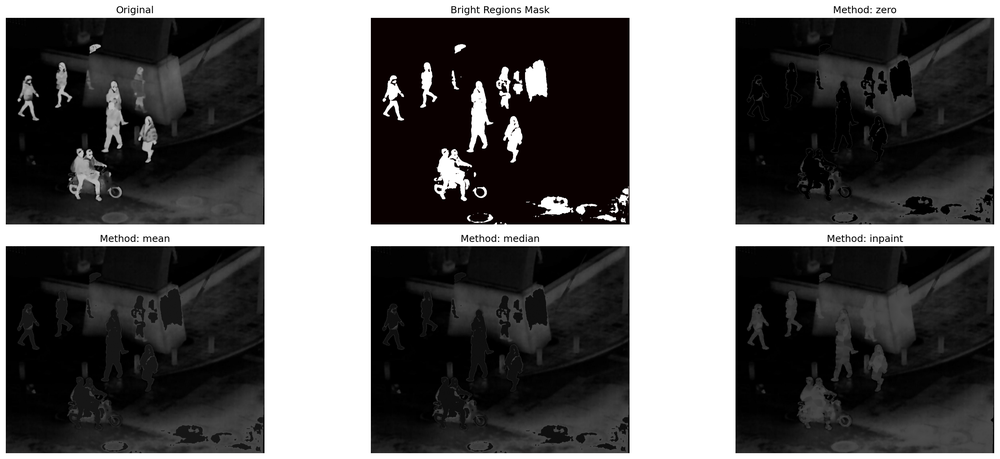
#> input picture model/test/pixel_analysis/methods_comparison.png, 1000 x 459 px, shrunk from 2575 x 1182 before the run
$ python analyze_pixel_values.py --image pixel_analysis/methods_comparison.png
#> lines starting #> are read from the running program, lines starting #| are printed output that depends on the picture; after the words box and inside, x2 and y2 are one past the last pixel; in counts of white or black regions, pixels touching at a corner belong together
"""
像素值分析工具
用于分析图像中特定区域的像素值分布，并提供消除处理选项
"""

import sys
import os
import numpy as np
from PIL import Image
import matplotlib.pyplot as plt
import cv2

# 添加项目路径
project_root = os.path.dirname(os.path.dirname(os.path.dirname(os.path.abspath(__file__))))
sys.path.append(project_root)


class PixelAnalyzer:
    def __init__(self, image_path, convert_mode='L'):
        """
        初始化像素分析器

        Args:
            image_path: 图像路径
            convert_mode: 转换模式 ('L' 为灰度, 'RGB' 为彩色)
        """
        self.image_path = image_path
        self.image = Image.open(image_path).convert(convert_mode)
        self.img_array = np.array(self.image).astype(np.float32) / 255.0
        self.convert_mode = convert_mode

        print(f"图像加载成功: {image_path}")
        print(f"图像尺寸: {self.image.size}")
        print(f"像素值范围: [{self.img_array.min():.4f}, {self.img_array.max():.4f}]")
        print(f"平均像素值: {self.img_array.mean():.4f}")
        print(f"标准差: {self.img_array.std():.4f}")

    def analyze_histogram(self, bins=256, save_path=None):
        """
        分析像素值直方图
        """
        plt.figure(figsize=(12, 5))

        if len(self.img_array.shape) == 2:  # 灰度图
            plt.subplot(1, 2, 1)
            hist, bin_edges = np.histogram(self.img_array, bins=bins, range=(0, 1))
            plt.bar(bin_edges[:-1], hist, width=1.0/bins, color='gray', alpha=0.7)
            plt.xlabel('Pixel Value (0-1)')
            plt.ylabel('Frequency')
            plt.title('Pixel Value Distribution')
            plt.grid(True, alpha=0.3)

            # 累积分布
            plt.subplot(1, 2, 2)
            cumsum = np.cumsum(hist)
            plt.plot(bin_edges[:-1], cumsum / cumsum[-1], color='blue')
            plt.xlabel('Pixel Value (0-1)')
            plt.ylabel('Cumulative Probability')
            plt.title('Cumulative Distribution')
            plt.grid(True, alpha=0.3)
        else:  # 彩色图
            colors = ['red', 'green', 'blue']
            for i, color in enumerate(colors):
                plt.subplot(1, 3, i+1)
                hist, bin_edges = np.histogram(self.img_array[:, :, i], bins=bins, range=(0, 1))
                plt.bar(bin_edges[:-1], hist, width=1.0/bins, color=color, alpha=0.7)
                plt.xlabel('Pixel Value (0-1)')
                plt.ylabel('Frequency')
                plt.title(f'{color.upper()} Channel')
                plt.grid(True, alpha=0.3)

        plt.tight_layout()

        if save_path:
            plt.savefig(save_path, dpi=150, bbox_inches='tight', facecolor='white')
            print(f"直方图已保存到: {save_path}")

        plt.show()

    def find_bright_regions(self, threshold=0.7, percentile=None):
        """
        找到亮区域（高像素值区域）

        Args:
            threshold: 像素值阈值（0-1）
            percentile: 使用百分位数代替固定阈值

        Returns:
            mask: 亮区域的二值掩码
        """
        if percentile is not None:
            threshold = np.percentile(self.img_array, percentile)
            print(f"使用百分位数 {percentile}%: 阈值 = {threshold:.4f}")
        else:
            print(f"使用固定阈值: {threshold:.4f}")

        if len(self.img_array.shape) == 2:  # 灰度图
            mask = self.img_array > threshold
        else:  # 彩色图，使用平均值
            gray = self.img_array.mean(axis=2)
            mask = gray > threshold

        bright_pixels = np.sum(mask)
        total_pixels = mask.size
        percentage = (bright_pixels / total_pixels) * 100

        print(f"亮区域像素数: {bright_pixels} / {total_pixels} ({percentage:.2f}%)")

        # 分析亮区域的统计信息
        if len(self.img_array.shape) == 2:
            bright_values = self.img_array[mask]
        else:
            bright_values = self.img_array[mask, :]

        if len(bright_values) > 0:
            print(f"亮区域像素值统计:")
            print(f"  最小值: {bright_values.min():.4f}")
            print(f"  最大值: {bright_values.max():.4f}")
            print(f"  平均值: {bright_values.mean():.4f}")
            print(f"  标准差: {bright_values.std():.4f}")
            print(f"  中位数: {np.median(bright_values):.4f}")

        return mask

    def analyze_percentiles(self):
        """
        分析不同百分位数的像素值
        """
        percentiles = [50, 75, 80, 85, 90, 95, 98, 99, 99.5, 99.9]

        print("\n像素值百分位数分析:")
        print("-" * 50)

        if len(self.img_array.shape) == 2:  # 灰度图
            for p in percentiles:
                value = np.percentile(self.img_array, p)
                count = np.sum(self.img_array >= value)
                percentage = (count / self.img_array.size) * 100
                print(f"P{p:5.1f}: {value:.4f}  (>= 此值的像素占 {percentage:.2f}%)")
        else:  # 彩色图
            print("RGB通道:")
            for i, channel in enumerate(['R', 'G', 'B']):
                print(f"\n{channel} 通道:")
                for p in percentiles:
                    value = np.percentile(self.img_array[:, :, i], p)
                    count = np.sum(self.img_array[:, :, i] >= value)
                    percentage = (count / self.img_array[:, :, i].size) * 100
                    print(f"  P{p:5.1f}: {value:.4f}  (>= 此值的像素占 {percentage:.2f}%)")

    def visualize_bright_regions(self, threshold=0.7, percentile=None, save_path=None):
        """
        可视化亮区域
        """
        mask = self.find_bright_regions(threshold=threshold, percentile=percentile)

        fig = plt.figure(figsize=(15, 5))

        # 原始图像
        plt.subplot(1, 3, 1)
        if len(self.img_array.shape) == 2:
            plt.imshow(self.img_array, cmap='gray', vmin=0, vmax=1)
        else:
            plt.imshow(self.img_array)
        plt.title('Original Image')
        plt.axis('off')

        # 亮区域掩码
        plt.subplot(1, 3, 2)
        plt.imshow(mask, cmap='hot')
        plt.title(f'Bright Regions (threshold={threshold:.2f})')
        plt.axis('off')

        # 叠加显示
        plt.subplot(1, 3, 3)
        if len(self.img_array.shape) == 2:
            plt.imshow(self.img_array, cmap='gray', vmin=0, vmax=1)
        else:
            plt.imshow(self.img_array)
        plt.imshow(mask, cmap='Reds', alpha=0.5)
        plt.title('Overlay')
        plt.axis('off')

        plt.tight_layout()

        if save_path:
            plt.savefig(save_path, dpi=150, bbox_inches='tight', facecolor='white')
            print(f"可视化结果已保存到: {save_path}")

        plt.show()

    def remove_bright_regions(self, threshold=0.7, percentile=None,
                             method='zero', replacement_value=0.0,
                             save_path=None):
        """
        移除亮区域

        Args:
            threshold: 像素值阈值
            percentile: 使用百分位数
            method: 移除方法
                - 'zero': 设置为0（黑色）
                - 'mean': 设置为图像平均值
                - 'median': 设置为图像中位数
                - 'value': 设置为指定值
                - 'inpaint': 使用图像修复算法
            replacement_value: 当method='value'时使用的替换值
            save_path: 保存路径

        Returns:
            处理后的图像数组
        """
        mask = self.find_bright_regions(threshold=threshold, percentile=percentile)
        img_processed = self.img_array.copy()

        if method == 'zero':
            replacement = 0.0
        elif method == 'mean':
            if len(self.img_array.shape) == 2:
                replacement = self.img_array[~mask].mean()
            else:
                replacement = self.img_array[~mask].mean(axis=0)
        elif method == 'median':
            if len(self.img_array.shape) == 2:
                replacement = np.median(self.img_array[~mask])
            else:
                replacement = np.median(self.img_array[~mask], axis=0)
        elif method == 'value':
            replacement = replacement_value
        elif method == 'inpaint':
            # 使用OpenCV的修复算法
            mask_uint8 = (mask * 255).astype(np.uint8)
            img_uint8 = (self.img_array * 255).astype(np.uint8)

            if len(self.img_array.shape) == 2:
                img_inpainted = cv2.inpaint(img_uint8, mask_uint8, 3, cv2.INPAINT_TELEA)
            else:
                img_inpainted = cv2.inpaint(img_uint8, mask_uint8, 3, cv2.INPAINT_TELEA)

            img_processed = img_inpainted.astype(np.float32) / 255.0
            print(f"使用修复算法处理亮区域")

            if save_path:
                self._save_image(img_processed, save_path)

            return img_processed
        else:
            raise ValueError(f"不支持的方法: {method}")

        # 应用替换
        img_processed[mask] = replacement

        print(f"使用方法 '{method}' 处理亮区域，替换值: {replacement}")

        if save_path:
            self._save_image(img_processed, save_path)

        return img_processed

    def _save_image(self, img_array, save_path):
        """保存图像"""
        img_uint8 = (np.clip(img_array, 0, 1) * 255).astype(np.uint8)

        if len(img_array.shape) == 2:
            img_pil = Image.fromarray(img_uint8, mode='L')
        else:
            img_pil = Image.fromarray(img_uint8, mode='RGB')

        img_pil.save(save_path)
        print(f"处理后的图像已保存到: {save_path}")

    # [55 lines left out: function compare_methods, not called in this run]


def main():
    """
    示例用法
    """
    import argparse

    parser = argparse.ArgumentParser(description='像素值分析和亮区域移除工具')
    parser.add_argument('--image', type=str, required=True, help='图像路径')
    parser.add_argument('--mode', type=str, default='L', choices=['L', 'RGB'],
                       help='图像模式: L(灰度) 或 RGB')
    parser.add_argument('--threshold', type=float, default=0.7,
                       help='亮区域阈值 (0-1)')
    parser.add_argument('--percentile', type=float, default=None,
                       help='使用百分位数代替固定阈值 (例如: 95)')
    parser.add_argument('--method', type=str, default='zero',
                       choices=['zero', 'mean', 'median', 'value', 'inpaint'],
                       help='移除方法')
    parser.add_argument('--value', type=float, default=0.0,
                       help='当method=value时的替换值')
    parser.add_argument('--save_dir', type=str, default='./analysis_output',
                       help='保存目录')
    parser.add_argument('--compare', action='store_true',
                       help='比较所有方法')

    args = parser.parse_args()

    # 创建保存目录
    os.makedirs(args.save_dir, exist_ok=True)

    # 初始化分析器
    print("="*60)
    print("像素值分析工具")
    print("="*60)
    analyzer = PixelAnalyzer(args.image, convert_mode=args.mode)
#| 图像尺寸: (1000, 459)
#| 像素值范围: [0.0000, 1.0000]
#| 平均像素值: 0.3648
#| 标准差: 0.4286

    # 分析百分位数
    print("\n" + "="*60)
    analyzer.analyze_percentiles()
#> the loop in analyze_percentiles, `for p in percentiles:` made 10 passes
#> (value, count, percentage) on passes 1 to 10: (0.118, 230313, 50.18), (1, 128573, 28.01), (1, 128573, 28.01), (1, 128573, 28.01), (1, 128573, 28.01), (1, 128573, 28.01), (1, 128573, 28.01), (1, 128573, 28.01), (1, 128573, 28.01), (1, 128573, 28.01)
#| P 50.0: 0.1176  (>= 此值的像素占 50.18%)
#| P 75.0: 1.0000  (>= 此值的像素占 28.01%)
#| P 80.0: 1.0000  (>= 此值的像素占 28.01%)
#| P 85.0: 1.0000  (>= 此值的像素占 28.01%)
#| P 90.0: 1.0000  (>= 此值的像素占 28.01%)
#| P 95.0: 1.0000  (>= 此值的像素占 28.01%)
#| P 98.0: 1.0000  (>= 此值的像素占 28.01%)
#| P 99.0: 1.0000  (>= 此值的像素占 28.01%)
#> (further printed lines are left out)

    # 分析直方图
    print("\n" + "="*60)
    print("生成像素值直方图...")
    hist_path = os.path.join(args.save_dir, 'histogram.png')
    analyzer.analyze_histogram(save_path=hist_path)
#> in analyze_histogram, `hist, bin_edges = np.histogram(self.img_array, bins=bins, range=(0, 1))`: hist = 256 values, max 128573 at index 255, min 11 at index 196, mean 1793; bin_edges = 257 values from 0 to 1
#> in analyze_histogram, `cumsum = np.cumsum(hist)`: cumsum = 256 values from 44748 to 459000
#> in analyze_histogram, `plt.savefig(save_path, dpi=150, bbox_inches='tight', facecolor='white')`:
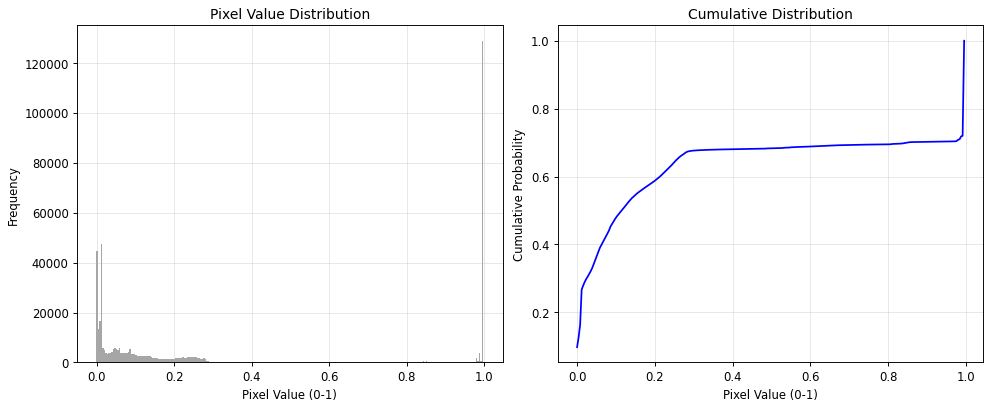
#> figure drawn by matplotlib, 2 panels; panel 1: tallest bar 128573 high, from x = 0.994 to 0.998; panel 2: curve peaks at x = 0.996, y = 1

    # 可视化亮区域
    print("\n" + "="*60)
    print("可视化亮区域...")
    viz_path = os.path.join(args.save_dir, 'bright_regions.png')
    analyzer.visualize_bright_regions(
        threshold=args.threshold,
        percentile=args.percentile,
        save_path=viz_path
    )
#> in find_bright_regions, `mask = self.img_array > threshold`:
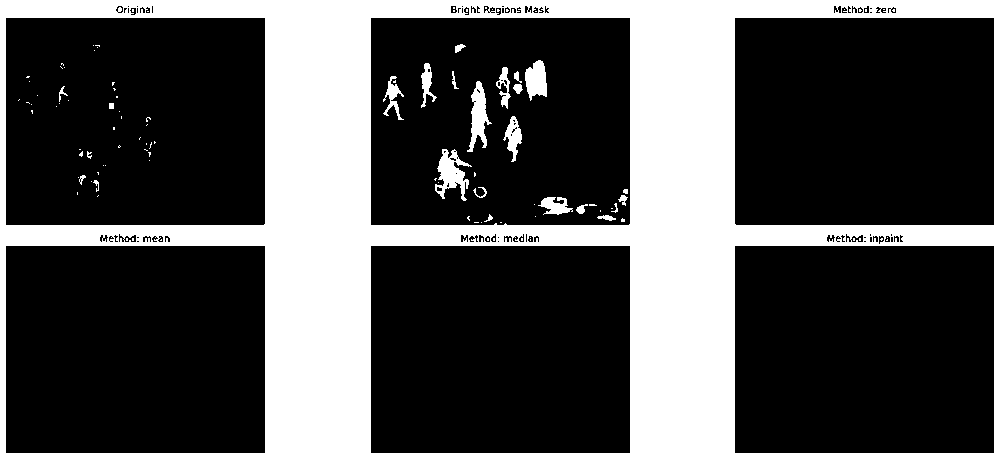
#> mask: shape (459, 1000) bool; 30.7% white; 109 white regions (84 under 20 px), largest, box (x1, y1, x2, y2) and area: (0, 0, 1000, 459) 135894, (435, 149, 472, 201) 899, (467, 81, 492, 152) 808
#> in find_bright_regions, `bright_pixels = np.sum(mask)`: bright_pixels = 140945
#> in find_bright_regions, `percentage = (bright_pixels / total_pixels) * 100`: percentage = 30.71
#| 亮区域像素数: 140945 / 459000 (30.71%)
#|   最小值: 0.7020
#|   最大值: 1.0000
#|   平均值: 0.9939
#|   标准差: 0.0313
#|   中位数: 1.0000
#> in visualize_bright_regions, `plt.savefig(save_path, dpi=150, bbox_inches='tight', facecolor='white')`:
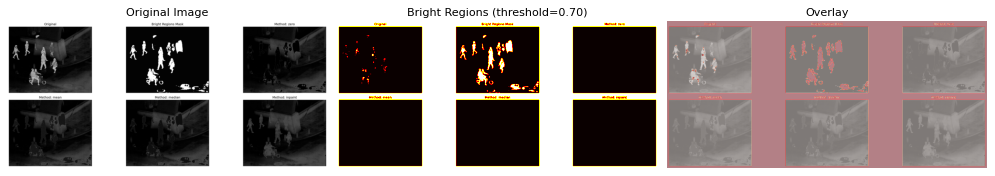
#> figure drawn by matplotlib, 3 panels

    # 比较或单独处理
    if args.compare:
        print("\n" + "="*60)
        print("比较不同的处理方法...")
        analyzer.compare_methods(
            threshold=args.threshold,
            percentile=args.percentile,
            save_dir=args.save_dir
        )
    else:
        print("\n" + "="*60)
        print(f"使用 {args.method} 方法移除亮区域...")
        output_path = os.path.join(args.save_dir, f'processed_{args.method}.png')
        analyzer.remove_bright_regions(
            threshold=args.threshold,
            percentile=args.percentile,
            method=args.method,
            replacement_value=args.value,
            save_path=output_path
        )
#| 亮区域像素数: 140945 / 459000 (30.71%)
#|   最小值: 0.7020
#|   最大值: 1.0000
#|   平均值: 0.9939
#|   标准差: 0.0313
#|   中位数: 1.0000
#> in remove_bright_regions, `img_processed[mask] = replacement`:
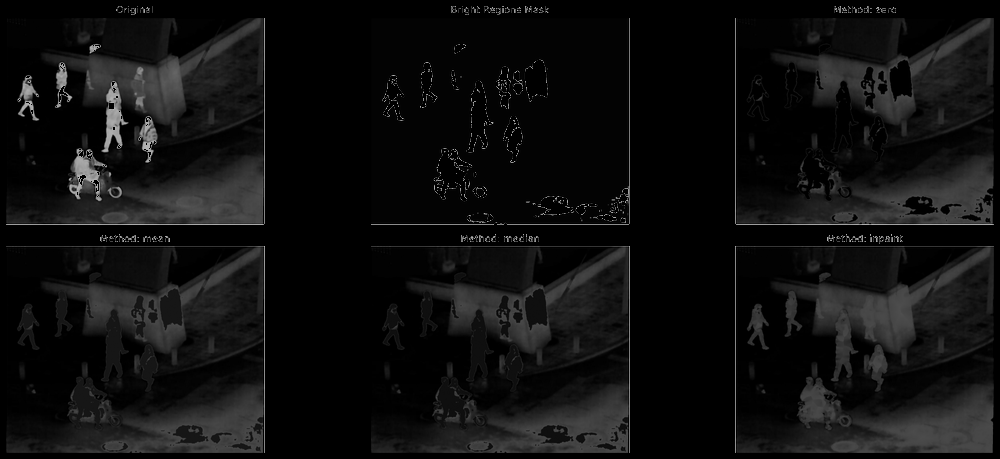
#> img_processed: shape (459, 1000) float32; min 0, max 0.698, mean 0.0596

    print("\n" + "="*60)
    print("分析完成！")
    print("="*60)


if __name__ == '__main__':
    main()
